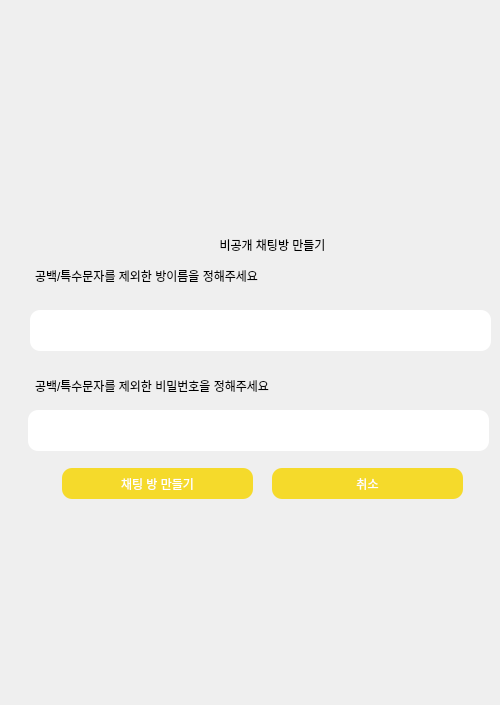
<?xml version="1.0" encoding="UTF-8"?>
<ui version="4.0">
 <class>Form</class>
 <widget class="QWidget" name="Form">
  <property name="geometry">
   <rect>
    <x>0</x>
    <y>0</y>
    <width>500</width>
    <height>705</height>
   </rect>
  </property>
  <property name="windowTitle">
   <string>Form</string>
  </property>
  <widget class="QStackedWidget" name="stackedWidget">
   <property name="geometry">
    <rect>
     <x>0</x>
     <y>0</y>
     <width>501</width>
     <height>701</height>
    </rect>
   </property>
   <property name="currentIndex">
    <number>4</number>
   </property>
   <widget class="QWidget" name="login_page">
    <widget class="QLabel" name="label_back_4">
     <property name="geometry">
      <rect>
       <x>0</x>
       <y>0</y>
       <width>521</width>
       <height>701</height>
      </rect>
     </property>
     <property name="text">
      <string/>
     </property>
     <property name="pixmap">
      <pixmap>back3.jpg</pixmap>
     </property>
    </widget>
    <widget class="QLabel" name="PassWord_label">
     <property name="geometry">
      <rect>
       <x>50</x>
       <y>330</y>
       <width>101</width>
       <height>20</height>
      </rect>
     </property>
     <property name="text">
      <string>PassWord</string>
     </property>
    </widget>
    <widget class="QLineEdit" name="pw_line">
     <property name="geometry">
      <rect>
       <x>130</x>
       <y>330</y>
       <width>261</width>
       <height>31</height>
      </rect>
     </property>
     <property name="styleSheet">
      <string notr="true">QLineEdit
{
    background-color:  rgb(255, 255, 255);
	border-radius: 10px;
}

</string>
     </property>
     <property name="echoMode">
      <enum>QLineEdit::PasswordEchoOnEdit</enum>
     </property>
    </widget>
    <widget class="QLabel" name="ID_label">
     <property name="geometry">
      <rect>
       <x>110</x>
       <y>290</y>
       <width>64</width>
       <height>15</height>
      </rect>
     </property>
     <property name="text">
      <string>ID</string>
     </property>
    </widget>
    <widget class="QPushButton" name="login_btn">
     <property name="geometry">
      <rect>
       <x>280</x>
       <y>390</y>
       <width>111</width>
       <height>31</height>
      </rect>
     </property>
     <property name="styleSheet">
      <string notr="true">QPushButton{
	font: 13pt &quot;맑은 고딕&quot;;
	color: rgb(255, 255, 255);
    background-color: rgb(245, 218, 43);
	border: 0px;
	border-radius: 10px;
}

</string>
     </property>
     <property name="text">
      <string>Login</string>
     </property>
    </widget>
    <widget class="QLineEdit" name="id_line">
     <property name="geometry">
      <rect>
       <x>130</x>
       <y>280</y>
       <width>261</width>
       <height>31</height>
      </rect>
     </property>
     <property name="styleSheet">
      <string notr="true">QLineEdit
{
    background-color:  rgb(255, 255, 255);
	border-radius: 10px;
}

</string>
     </property>
    </widget>
    <widget class="QPushButton" name="signup_btn">
     <property name="geometry">
      <rect>
       <x>280</x>
       <y>450</y>
       <width>111</width>
       <height>31</height>
      </rect>
     </property>
     <property name="styleSheet">
      <string notr="true">QPushButton{
	font: 12pt &quot;맑은 고딕&quot;;
	color: rgb(255, 255, 255);
    background-color: rgb(245, 218, 43);
	border: 0px;
	border-radius: 10px;
}

</string>
     </property>
     <property name="text">
      <string>Join</string>
     </property>
    </widget>
    <widget class="QPushButton" name="face_btn">
     <property name="geometry">
      <rect>
       <x>140</x>
       <y>390</y>
       <width>111</width>
       <height>31</height>
      </rect>
     </property>
     <property name="styleSheet">
      <string notr="true">QPushButton{
	font: 11pt &quot;맑은 고딕&quot;;
	color: rgb(255, 255, 255);
    background-color: rgb(245, 218, 43);
	border: 0px;
	border-radius: 10px;
}

</string>
     </property>
     <property name="text">
      <string>Face_Login</string>
     </property>
    </widget>
    <widget class="QLabel" name="label_7">
     <property name="geometry">
      <rect>
       <x>40</x>
       <y>550</y>
       <width>421</width>
       <height>31</height>
      </rect>
     </property>
     <property name="text">
      <string>얼굴인식이 완료되면 캠화면을 클릭하고 엔터를 눌러주세요</string>
     </property>
    </widget>
   </widget>
   <widget class="QWidget" name="signup_page">
    <widget class="QLabel" name="label_back_2">
     <property name="geometry">
      <rect>
       <x>0</x>
       <y>0</y>
       <width>521</width>
       <height>701</height>
      </rect>
     </property>
     <property name="text">
      <string/>
     </property>
     <property name="pixmap">
      <pixmap>back3.jpg</pixmap>
     </property>
    </widget>
    <widget class="QLabel" name="ID_label_2">
     <property name="geometry">
      <rect>
       <x>110</x>
       <y>260</y>
       <width>64</width>
       <height>15</height>
      </rect>
     </property>
     <property name="text">
      <string>ID</string>
     </property>
    </widget>
    <widget class="QLabel" name="PassWord_label_2">
     <property name="geometry">
      <rect>
       <x>110</x>
       <y>320</y>
       <width>101</width>
       <height>20</height>
      </rect>
     </property>
     <property name="text">
      <string>PassWord</string>
     </property>
    </widget>
    <widget class="QPushButton" name="signup_ok_btn">
     <property name="geometry">
      <rect>
       <x>340</x>
       <y>540</y>
       <width>141</width>
       <height>31</height>
      </rect>
     </property>
     <property name="styleSheet">
      <string notr="true">QPushButton{
	font: 13pt &quot;맑은 고딕&quot;;
	color: rgb(255, 255, 255);
    background-color: rgb(245, 218, 43);
	border: 0px;
	border-radius: 10px;
}

</string>
     </property>
     <property name="text">
      <string>Join</string>
     </property>
    </widget>
    <widget class="QLineEdit" name="id">
     <property name="geometry">
      <rect>
       <x>110</x>
       <y>280</y>
       <width>231</width>
       <height>31</height>
      </rect>
     </property>
     <property name="styleSheet">
      <string notr="true">QLineEdit
{
    background-color:  rgb(255, 255, 255);
	border-radius: 10px;
}

</string>
     </property>
    </widget>
    <widget class="QLineEdit" name="pw">
     <property name="geometry">
      <rect>
       <x>110</x>
       <y>350</y>
       <width>231</width>
       <height>31</height>
      </rect>
     </property>
     <property name="styleSheet">
      <string notr="true">QLineEdit
{
    background-color:  rgb(255, 255, 255);
	border-radius: 10px;
}

</string>
     </property>
     <property name="echoMode">
      <enum>QLineEdit::PasswordEchoOnEdit</enum>
     </property>
    </widget>
    <widget class="QLineEdit" name="pw_check">
     <property name="geometry">
      <rect>
       <x>110</x>
       <y>420</y>
       <width>231</width>
       <height>31</height>
      </rect>
     </property>
     <property name="styleSheet">
      <string notr="true">QLineEdit
{
    background-color:  rgb(255, 255, 255);
	border-radius: 10px;
}

</string>
     </property>
     <property name="echoMode">
      <enum>QLineEdit::PasswordEchoOnEdit</enum>
     </property>
    </widget>
    <widget class="QLabel" name="NicName_label">
     <property name="geometry">
      <rect>
       <x>110</x>
       <y>390</y>
       <width>131</width>
       <height>20</height>
      </rect>
     </property>
     <property name="text">
      <string>PassWord Check</string>
     </property>
    </widget>
    <widget class="QPushButton" name="btn_id_check">
     <property name="geometry">
      <rect>
       <x>360</x>
       <y>280</y>
       <width>91</width>
       <height>31</height>
      </rect>
     </property>
     <property name="styleSheet">
      <string notr="true">QPushButton{
	font: 11pt &quot;맑은 고딕&quot;;
	color: rgb(255, 255, 255);
    background-color: rgb(245, 218, 43);
	border: 0px;
	border-radius: 10px;
}

</string>
     </property>
     <property name="text">
      <string>Check</string>
     </property>
    </widget>
    <widget class="QPushButton" name="face">
     <property name="geometry">
      <rect>
       <x>340</x>
       <y>490</y>
       <width>141</width>
       <height>31</height>
      </rect>
     </property>
     <property name="styleSheet">
      <string notr="true">QPushButton{
	font: 13pt &quot;맑은 고딕&quot;;
	color: rgb(255, 255, 255);
    background-color: rgb(245, 218, 43);
	border: 0px;
	border-radius: 10px;
}

</string>
     </property>
     <property name="text">
      <string>Face</string>
     </property>
    </widget>
    <widget class="QLabel" name="label_8">
     <property name="geometry">
      <rect>
       <x>80</x>
       <y>490</y>
       <width>221</width>
       <height>31</height>
      </rect>
     </property>
     <property name="text">
      <string>Face_login 기능을 사용하시려면 </string>
     </property>
    </widget>
    <widget class="QLabel" name="label_9">
     <property name="geometry">
      <rect>
       <x>50</x>
       <y>510</y>
       <width>281</width>
       <height>51</height>
      </rect>
     </property>
     <property name="text">
      <string>모든 정보를 입력 후 Face를 눌러주세요</string>
     </property>
    </widget>
   </widget>
   <widget class="QWidget" name="room_list_page">
    <widget class="QLabel" name="label_back_5">
     <property name="geometry">
      <rect>
       <x>0</x>
       <y>0</y>
       <width>521</width>
       <height>701</height>
      </rect>
     </property>
     <property name="text">
      <string/>
     </property>
     <property name="pixmap">
      <pixmap>back3.jpg</pixmap>
     </property>
    </widget>
    <widget class="QPushButton" name="refresh_btn">
     <property name="geometry">
      <rect>
       <x>330</x>
       <y>540</y>
       <width>131</width>
       <height>31</height>
      </rect>
     </property>
     <property name="styleSheet">
      <string notr="true">QPushButton{
	font: 13pt &quot;맑은 고딕&quot;;
	color: rgb(255, 255, 255);
    background-color: rgb(245, 218, 43);
	border: 0px;
	border-radius: 10px;
}

</string>
     </property>
     <property name="text">
      <string>새로고침</string>
     </property>
    </widget>
    <widget class="QLineEdit" name="room_name_line">
     <property name="geometry">
      <rect>
       <x>20</x>
       <y>590</y>
       <width>461</width>
       <height>41</height>
      </rect>
     </property>
     <property name="styleSheet">
      <string notr="true">QLineEdit
{
    background-color:  rgb(255, 255, 255);
	border-radius: 10px;
}

</string>
     </property>
    </widget>
    <widget class="QLabel" name="room_check">
     <property name="geometry">
      <rect>
       <x>20</x>
       <y>550</y>
       <width>361</width>
       <height>31</height>
      </rect>
     </property>
     <property name="text">
      <string>공백/특수문자를 제외한 방이름을 정해주세요</string>
     </property>
    </widget>
    <widget class="QListWidget" name="room_list">
     <property name="geometry">
      <rect>
       <x>10</x>
       <y>41</y>
       <width>281</width>
       <height>491</height>
      </rect>
     </property>
     <property name="styleSheet">
      <string notr="true">QList Widget
{
    background-color:  rgb(255, 255, 255);
	border-radius: 10px;
}
</string>
     </property>
    </widget>
    <widget class="QListWidget" name="online_users_list">
     <property name="geometry">
      <rect>
       <x>300</x>
       <y>190</y>
       <width>191</width>
       <height>341</height>
      </rect>
     </property>
    </widget>
    <widget class="QLabel" name="label_2">
     <property name="geometry">
      <rect>
       <x>20</x>
       <y>10</y>
       <width>271</width>
       <height>21</height>
      </rect>
     </property>
     <property name="text">
      <string>채팅방 목록</string>
     </property>
    </widget>
    <widget class="QLabel" name="label_5">
     <property name="geometry">
      <rect>
       <x>310</x>
       <y>170</y>
       <width>151</width>
       <height>21</height>
      </rect>
     </property>
     <property name="text">
      <string>접속중인 user</string>
     </property>
    </widget>
    <widget class="QPushButton" name="make_room_btn">
     <property name="geometry">
      <rect>
       <x>30</x>
       <y>650</y>
       <width>191</width>
       <height>31</height>
      </rect>
     </property>
     <property name="styleSheet">
      <string notr="true">QPushButton{
	font: 13pt &quot;맑은 고딕&quot;;
	color: rgb(255, 255, 255);
    background-color: rgb(245, 218, 43);
	border: 0px;
	border-radius: 10px;
}

</string>
     </property>
     <property name="text">
      <string>채팅 방 만들기</string>
     </property>
    </widget>
    <widget class="QPushButton" name="make_pw_room_btn">
     <property name="geometry">
      <rect>
       <x>230</x>
       <y>650</y>
       <width>241</width>
       <height>31</height>
      </rect>
     </property>
     <property name="styleSheet">
      <string notr="true">QPushButton{
	font: 13pt &quot;맑은 고딕&quot;;
	color: rgb(255, 255, 255);
    background-color: rgb(245, 218, 43);
	border: 0px;
	border-radius: 10px;
}

</string>
     </property>
     <property name="text">
      <string>비공개 채팅 방 만들기</string>
     </property>
    </widget>
   </widget>
   <widget class="QWidget" name="room_page">
    <widget class="QLabel" name="label_back">
     <property name="geometry">
      <rect>
       <x>0</x>
       <y>0</y>
       <width>521</width>
       <height>701</height>
      </rect>
     </property>
     <property name="text">
      <string/>
     </property>
     <property name="pixmap">
      <pixmap>back3.jpg</pixmap>
     </property>
    </widget>
    <widget class="QLineEdit" name="room_chat">
     <property name="geometry">
      <rect>
       <x>20</x>
       <y>610</y>
       <width>341</width>
       <height>41</height>
      </rect>
     </property>
     <property name="styleSheet">
      <string notr="true">QLineEdit
{
    background-color:  rgb(255, 255, 255);
	border-radius: 10px;
}

</string>
     </property>
    </widget>
    <widget class="QPushButton" name="room_send_btn">
     <property name="geometry">
      <rect>
       <x>390</x>
       <y>620</y>
       <width>81</width>
       <height>28</height>
      </rect>
     </property>
     <property name="styleSheet">
      <string notr="true">QPushButton{
	font: 11pt &quot;맑은 고딕&quot;;
	color: rgb(255, 255, 255);
    background-color: rgb(245, 218, 43);
	border: 0px;
	border-radius: 10px;
}

</string>
     </property>
     <property name="text">
      <string>입력</string>
     </property>
    </widget>
    <widget class="QListWidget" name="main_chat">
     <property name="geometry">
      <rect>
       <x>10</x>
       <y>210</y>
       <width>471</width>
       <height>381</height>
      </rect>
     </property>
     <property name="styleSheet">
      <string notr="true">QList Widget
{
    background-color:  rgb(255, 255, 255);
	border-radius: 10px;
}
</string>
     </property>
    </widget>
    <widget class="QListWidget" name="room_user_list">
     <property name="geometry">
      <rect>
       <x>10</x>
       <y>40</y>
       <width>151</width>
       <height>131</height>
      </rect>
     </property>
     <property name="styleSheet">
      <string notr="true">QList Widget
{
    background-color:  rgb(255, 255, 255);
	border-radius: 10px;
}
</string>
     </property>
    </widget>
    <widget class="QLabel" name="label">
     <property name="geometry">
      <rect>
       <x>20</x>
       <y>10</y>
       <width>121</width>
       <height>21</height>
      </rect>
     </property>
     <property name="text">
      <string>채팅방  user</string>
     </property>
    </widget>
    <widget class="QLabel" name="label_3">
     <property name="geometry">
      <rect>
       <x>20</x>
       <y>180</y>
       <width>91</width>
       <height>21</height>
      </rect>
     </property>
     <property name="text">
      <string>채팅 내용</string>
     </property>
    </widget>
    <widget class="QPushButton" name="room_exit_btn">
     <property name="geometry">
      <rect>
       <x>330</x>
       <y>170</y>
       <width>141</width>
       <height>31</height>
      </rect>
     </property>
     <property name="styleSheet">
      <string notr="true">QPushButton{
	font: 11pt &quot;맑은 고딕&quot;;
	color: rgb(255, 255, 255);
    background-color: rgb(245, 218, 43);
	border: 0px;
	border-radius: 10px;
}

</string>
     </property>
     <property name="text">
      <string>채팅방 나가기</string>
     </property>
    </widget>
    <widget class="QListWidget" name="room_online">
     <property name="geometry">
      <rect>
       <x>180</x>
       <y>40</y>
       <width>120</width>
       <height>131</height>
      </rect>
     </property>
     <property name="maximumSize">
      <size>
       <width>120</width>
       <height>16777215</height>
      </size>
     </property>
    </widget>
    <widget class="QLabel" name="label_4">
     <property name="geometry">
      <rect>
       <x>180</x>
       <y>10</y>
       <width>151</width>
       <height>21</height>
      </rect>
     </property>
     <property name="text">
      <string>친구 초대 (더블클릭)</string>
     </property>
    </widget>
    <widget class="QPushButton" name="room_motion">
     <property name="geometry">
      <rect>
       <x>370</x>
       <y>660</y>
       <width>111</width>
       <height>28</height>
      </rect>
     </property>
     <property name="styleSheet">
      <string notr="true">QPushButton{
	font: 11pt &quot;맑은 고딕&quot;;
	color: rgb(255, 255, 255);
    background-color: rgb(245, 218, 43);
	border: 0px;
	border-radius: 10px;
}

</string>
     </property>
     <property name="text">
      <string>모션 채팅</string>
     </property>
    </widget>
    <widget class="QLabel" name="label_6">
     <property name="geometry">
      <rect>
       <x>20</x>
       <y>660</y>
       <width>341</width>
       <height>31</height>
      </rect>
     </property>
     <property name="text">
      <string>모션채팅을 종료하시려면 엔터키를 눌러주세요.</string>
     </property>
    </widget>
   </widget>
   <widget class="QWidget" name="pw_make_page">
    <widget class="QLabel" name="label_back_3">
     <property name="geometry">
      <rect>
       <x>0</x>
       <y>0</y>
       <width>521</width>
       <height>701</height>
      </rect>
     </property>
     <property name="text">
      <string/>
     </property>
     <property name="pixmap">
      <pixmap>back3.jpg</pixmap>
     </property>
    </widget>
    <widget class="QLabel" name="label_pw_room">
     <property name="geometry">
      <rect>
       <x>192</x>
       <y>230</y>
       <width>161</width>
       <height>31</height>
      </rect>
     </property>
     <property name="text">
      <string>&lt;html&gt;&lt;head/&gt;&lt;body&gt;&lt;p align=&quot;center&quot;&gt;비공개 채팅방 만들기&lt;/p&gt;&lt;/body&gt;&lt;/html&gt;</string>
     </property>
    </widget>
    <widget class="QPushButton" name="make_room_btn_cancel">
     <property name="geometry">
      <rect>
       <x>272</x>
       <y>468</y>
       <width>191</width>
       <height>31</height>
      </rect>
     </property>
     <property name="styleSheet">
      <string notr="true">QPushButton{
	font: 13pt &quot;맑은 고딕&quot;;
	color: rgb(255, 255, 255);
    background-color: rgb(245, 218, 43);
	border: 0px;
	border-radius: 10px;
}

</string>
     </property>
     <property name="text">
      <string>취소</string>
     </property>
    </widget>
    <widget class="QPushButton" name="make_room_btn_2">
     <property name="geometry">
      <rect>
       <x>62</x>
       <y>468</y>
       <width>191</width>
       <height>31</height>
      </rect>
     </property>
     <property name="styleSheet">
      <string notr="true">QPushButton{
	font: 13pt &quot;맑은 고딕&quot;;
	color: rgb(255, 255, 255);
    background-color: rgb(245, 218, 43);
	border: 0px;
	border-radius: 10px;
}

</string>
     </property>
     <property name="text">
      <string>채팅 방 만들기</string>
     </property>
    </widget>
    <widget class="QLabel" name="room_check_2">
     <property name="geometry">
      <rect>
       <x>35</x>
       <y>260</y>
       <width>361</width>
       <height>31</height>
      </rect>
     </property>
     <property name="text">
      <string>공백/특수문자를 제외한 방이름을 정해주세요</string>
     </property>
    </widget>
    <widget class="QLabel" name="room_check_pw">
     <property name="geometry">
      <rect>
       <x>35</x>
       <y>370</y>
       <width>361</width>
       <height>31</height>
      </rect>
     </property>
     <property name="text">
      <string>공백/특수문자를 제외한 비밀번호을 정해주세요</string>
     </property>
    </widget>
    <widget class="QLineEdit" name="room_pw_line">
     <property name="geometry">
      <rect>
       <x>28</x>
       <y>410</y>
       <width>461</width>
       <height>41</height>
      </rect>
     </property>
     <property name="styleSheet">
      <string notr="true">QLineEdit
{
    background-color:  rgb(255, 255, 255);
	border-radius: 10px;
}

</string>
     </property>
    </widget>
    <widget class="QLineEdit" name="room_name_line_2">
     <property name="geometry">
      <rect>
       <x>30</x>
       <y>310</y>
       <width>461</width>
       <height>41</height>
      </rect>
     </property>
     <property name="styleSheet">
      <string notr="true">QLineEdit
{
    background-color:  rgb(255, 255, 255);
	border-radius: 10px;
}

</string>
     </property>
    </widget>
   </widget>
   <widget class="QWidget" name="pw_input_page">
    <widget class="QLabel" name="label_back_15">
     <property name="geometry">
      <rect>
       <x>0</x>
       <y>0</y>
       <width>521</width>
       <height>701</height>
      </rect>
     </property>
     <property name="text">
      <string/>
     </property>
     <property name="pixmap">
      <pixmap>back3.jpg</pixmap>
     </property>
    </widget>
    <widget class="QPushButton" name="join_room_btn_cancel">
     <property name="geometry">
      <rect>
       <x>260</x>
       <y>390</y>
       <width>71</width>
       <height>31</height>
      </rect>
     </property>
     <property name="styleSheet">
      <string notr="true">QPushButton{
	font: 13pt &quot;맑은 고딕&quot;;
	color: rgb(255, 255, 255);
    background-color: rgb(245, 218, 43);
	border: 0px;
	border-radius: 10px;
}

</string>
     </property>
     <property name="text">
      <string>취소</string>
     </property>
    </widget>
    <widget class="QLineEdit" name="lineedit_pw">
     <property name="geometry">
      <rect>
       <x>150</x>
       <y>340</y>
       <width>201</width>
       <height>41</height>
      </rect>
     </property>
     <property name="styleSheet">
      <string notr="true">QLineEdit
{
    background-color:  rgb(255, 255, 255);
	border-radius: 10px;
}

</string>
     </property>
     <property name="text">
      <string/>
     </property>
    </widget>
    <widget class="QLabel" name="rabel_pw">
     <property name="geometry">
      <rect>
       <x>170</x>
       <y>300</y>
       <width>171</width>
       <height>31</height>
      </rect>
     </property>
     <property name="text">
      <string>비밀번호를 입력해주세요.</string>
     </property>
    </widget>
    <widget class="QPushButton" name="join_room_btn">
     <property name="geometry">
      <rect>
       <x>170</x>
       <y>390</y>
       <width>71</width>
       <height>31</height>
      </rect>
     </property>
     <property name="styleSheet">
      <string notr="true">QPushButton{
	font: 13pt &quot;맑은 고딕&quot;;
	color: rgb(255, 255, 255);
    background-color: rgb(245, 218, 43);
	border: 0px;
	border-radius: 10px;
}

</string>
     </property>
     <property name="text">
      <string>입장</string>
     </property>
    </widget>
   </widget>
  </widget>
 </widget>
 <resources/>
 <connections/>
</ui>
